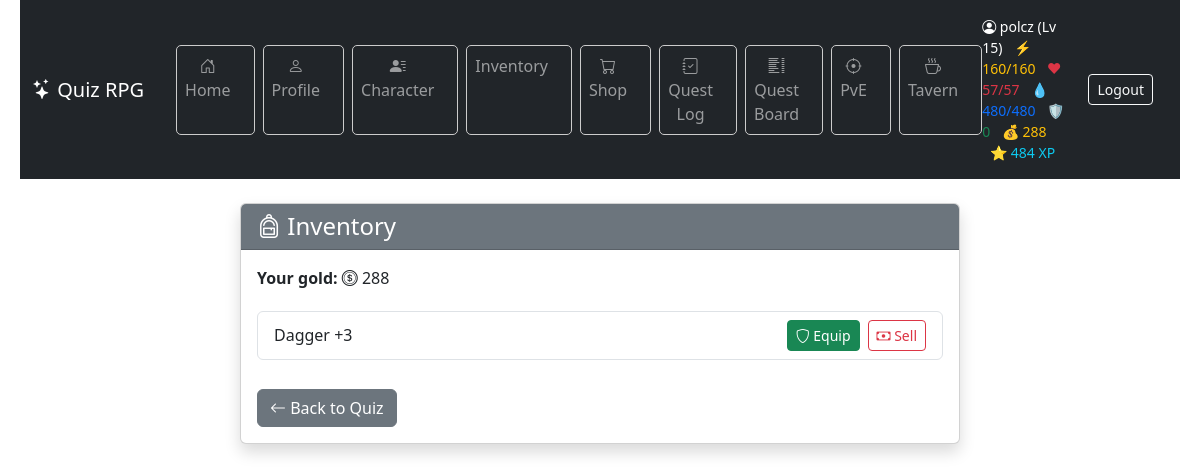
Screenshot of /inventory/ (signed in) with the database file from the repository.
### game/models.py (models this page shows, shortened)
class Character(models.Model):
    CLASS_CHOICES = [
        ("warrior", "Warrior"),
        ("mage", "Mage"),
        ("rogue", "Rogue"),
    ]
    user = models.OneToOneField(User, on_delete=models.CASCADE)
    name = models.CharField(max_length=100)
    character_class = models.CharField(
        max_length=20, choices=CLASS_CHOICES, default="warrior"
    )
    level = models.IntegerField(default=1)
    experience = models.IntegerField(default=0)
    experience_to_next_level = models.PositiveIntegerField(default=100)
    hp = models.PositiveIntegerField(default=100)
    max_hp = models.PositiveIntegerField(default=100)
    hp_from_levels = models.PositiveIntegerField(default=0)
    mana = models.PositiveIntegerField(default=50)
    max_mana = models.PositiveIntegerField(default=50)
    mana_from_levels = models.PositiveIntegerField(default=0)
    stamina = models.PositiveIntegerField(default=50)
    max_stamina = models.PositiveIntegerField(default=50)
    armor = models.PositiveIntegerField(default=0)
    damage_reduction = models.FloatField(default=0.0)
    physical_min_damage = models.PositiveIntegerField(default=1)
    physical_max_damage = models.PositiveIntegerField(default=3)
    spell_power = models.PositiveIntegerField(default=0)
    hp_regeneration = models.PositiveIntegerField(default=0)
    mana_regeneration = models.PositiveIntegerField(default=0)
    stamina_regeneration = models.PositiveIntegerField(default=0)
    items = models.ManyToManyField("Item", related_name="characters", blank=True)
    equipped_head = models.ForeignKey(
        "Item",
        null=True,
        blank=True,
        related_name="equipped_on_head",
        on_delete=models.SET_NULL,
    )
    equipped_body = models.ForeignKey(
        "Item",
        null=True,
        blank=True,
        related_name="equipped_on_body",
        on_delete=models.SET_NULL,
    )
    equipped_legs = models.ForeignKey(
        "Item",
        null=True,
        blank=True,
        related_name="equipped_on_legs",
        on_delete=models.SET_NULL,
    )
    equipped_feet = models.ForeignKey(
        "Item",
        null=True,
        blank=True,
        related_name="equipped_on_feet",
        on_delete=models.SET_NULL,
    )
    equipped_hand_right = models.ForeignKey(
        "Item",
        null=True,
        blank=True,
        related_name="equipped_on_hand_right",
        on_delete=models.SET_NULL,
    )
    equipped_hand_left = models.ForeignKey(
        "Item",
        null=True,
        blank=True,
        related_name="equipped_on_hand_left",
        on_delete=models.SET_NULL,
    )
    strength = models.IntegerField(default=5)
    intelligence = models.IntegerField(default=5)
    dexterity = models.IntegerField(default=5)
    vitality = models.IntegerField(default=5)
    luck = models.IntegerField(default=5)
    stat_points = models.IntegerField(default=0)
    gold = models.IntegerField(default=0)
    last_regen_time = models.DateTimeField(default=timezone.now)
    class XpReward(TypedDict):
        total: int
        base: int
        strength_bonus: int
        intelligence_bonus: int
        double: bool

class Item(models.Model):
    SLOT_CHOICES = [
        ("head", "Head"),
        ("body", "Body"),
        ("legs", "Legs"),
        ("feet", "Feet"),
        ("hand_right", "Right Hand"),
        ("hand_left", "Left Hand"),
    ]
    name = models.CharField(max_length=100)
    description = models.TextField(blank=True, null=True)
    price = models.IntegerField(null=True, blank=True)
    is_available_in_shop = models.BooleanField(default=False)
    slot = models.CharField(
        max_length=20,
        choices=SLOT_CHOICES,
        default="hand_right",
    )
    effect_strength = models.IntegerField(default=0)
    effect_intelligence = models.IntegerField(default=0)
    effect_dexterity = models.IntegerField(default=0)
    effect_vitality = models.IntegerField(default=0)
    effect_luck = models.IntegerField(default=0)
    min_damage = models.PositiveIntegerField(default=0)
    max_damage = models.PositiveIntegerField(default=0)
    armor = models.PositiveIntegerField(default=0)
    spell_power = models.PositiveIntegerField(default=0)
    hp_bonus = models.IntegerField(default=0)
    mana_bonus = models.IntegerField(default=0)
    stamina_bonus = models.IntegerField(default=0)
    required_class = models.CharField(
        max_length=20,
        choices=Character.CLASS_CHOICES,
        null=True,
        blank=True,
        help_text="If set, only characters of this class can equip the item.",
    )

### game/views.py (the view)
# urls.py: path("inventory/", views.inventory_view, name="inventory"),
@character_required
def inventory_view(request):
    character = Character.objects.get(user=request.user)
    regenerate_character(character)
    items = character.items.all()
    return render(
        request,
        "game/inventory.html",
        {
            "items": items,
            "character": character,
        },
    )

### game/context_processors.py (called while the page is built)
def character_context(request):
    if request.user.is_authenticated:
        try:
            character = Character.objects.get(user=request.user)
            return {"character": character}
        except Character.DoesNotExist:
            return {}
    return {}

### game/services/regeneration.py (called while the page is built)
def regenerate_character(character):
    now = timezone.now()
    elapsed = now - character.last_regen_time
    ticks = elapsed // REGEN_INTERVAL
    if ticks >= 1:
        character.hp = min(character.max_hp, character.hp + ticks * REGEN_AMOUNT)
        character.mana = min(character.max_mana, character.mana + ticks * REGEN_AMOUNT)
        character.stamina = min(
            character.max_stamina, character.stamina + ticks * REGEN_AMOUNT
        )
        character.last_regen_time = now
        character.save()

### game/templates/game/inventory.html (shortened to what this page needs)
{% extends "game/base.html" %}
{% block content %}
<div class="container my-4">
  <div class="row justify-content-center">
    <div class="col-md-8">
      <div class="card shadow">
        <div class="card-header bg-secondary text-white">
          <h4 class="mb-0">
            <i class="bi bi-backpack"></i> Inventory
          </h4>
        </div>
        <div class="card-body">
          <p class="mb-3">
            <strong>Your gold:</strong> <i class="bi bi-coin"></i> {{ character.gold }}
          </p>
          {% if items %}
          <ul class="list-group">
            {% for item in items %}
            <li class="list-group-item d-flex justify-content-between align-items-center">
              <span>{{ item.name }}</span>
              <div class="d-flex gap-2">
                <a href="{% url 'equip_item' item.id %}" class="btn btn-sm btn-success">
                  <i class="bi bi-shield"></i> Equip
                </a>
                <a href="{% url 'sell_item' item.id %}" class="btn btn-sm btn-outline-danger">
                  <i class="bi bi-cash"></i> Sell
                </a>
              </div>
            </li>
            {% endfor %}
          </ul>
          {% else %}
          <div class="alert alert-info mt-3">No items in inventory.</div>
          {% endif %}
          <a href="{% url 'quiz' %}" class="btn btn-secondary mt-4">
            <i class="bi bi-arrow-left"></i> Back to Quiz
          </a>
        </div>
      </div>
    </div>
  </div>
</div>
{% endblock %}

### game/templates/game/base.html (shortened to what this page needs)
{% load static %}
<!DOCTYPE html>
<html lang="en">
  <head>
    <link rel="stylesheet" type="text/css" href="{% static 'game/style.css' %}" />
    <link href="https://cdn.jsdelivr.net/npm/bootstrap@5.3.3/dist/css/bootstrap.min.css" rel="stylesheet" />
    <link href="https://cdn.jsdelivr.net/npm/bootstrap-icons@1.11.3/font/bootstrap-icons.css" rel="stylesheet" />
  </head>
  <body>
    <header class="bg-dark text-white">
      <nav class="navbar navbar-expand-lg navbar-dark bg-dark">
        <div class="container-fluid d-flex justify-content-between align-items-center py-2">
          <div class="d-flex align-items-center gap-3">
            <a class="navbar-brand me-3" href="{% url 'home' %}">
              <i class="bi bi-stars"></i> Quiz RPG
            </a>
            <ul class="navbar-nav flex-row gap-2">
              <li class="nav-item"><a class="nav-link btn btn-outline-secondary" href="{% url 'home' %}"><i class="bi bi-house-door"></i> Home</a></li>
              <li class="nav-item"><a class="nav-link btn btn-outline-secondary" href="{% url 'profile' %}"><i class="bi bi-person"></i> Profile</a></li>
              <li class="nav-item"><a class="nav-link btn btn-outline-secondary" href="{% url 'character' %}"><i class="bi bi-person-lines-fill"></i> Character</a></li>
              <li class="nav-item"><a class="nav-link btn btn-outline-secondary" href="{% url 'inventory' %}"> Inventory</a></li>
              <li class="nav-item"><a class="nav-link btn btn-outline-secondary" href="{% url 'shop' %}"><i class="bi bi-cart"></i> Shop</a></li>
              <li class="nav-item"><a class="nav-link btn btn-outline-secondary" href="{% url 'quest_log' %}"><i class="bi bi-journal-check"></i> Quest Log</a></li>
              <li class="nav-item"><a class="nav-link btn btn-outline-secondary" href="{% url 'quest_list' %}"><i class="bi bi-list-columns"></i> Quest Board</a></li>
              <li class="nav-item"><a class="nav-link btn btn-outline-secondary" href="{% url 'battle_select' %}"><i class="bi bi-crosshair"></i> PvE</a></li>
              <li class="nav-item"><a class="nav-link btn btn-outline-secondary" href="{% url 'tavern' %}"><i class="bi bi-cup-hot"></i> Tavern</a></li>
            </ul>
          </div>
          <div class="d-flex align-items-center gap-3">
            {% if character %}
              <span class="text-white small">
                <i class="bi bi-person-circle"></i> {{ character.name }} (Lv {{ character.level }})
                <span class="text-warning ms-2">⚡ {{ character.stamina }}/{{ character.max_stamina }}</span>
                <span class="text-danger ms-2">❤ {{ character.hp }}/{{ character.max_hp }}</span>
                <span class="text-primary ms-2">💧 {{ character.mana }}/{{ character.max_mana }}</span>
                <span class="text-success ms-2">🛡️ {{ character.armor }}</span>
                <span class="text-warning ms-2">💰 {{ character.gold }}</span>
                <span class="text-info ms-2">⭐ {{ character.experience }} XP</span>
              </span>
            {% endif %}
            <a class="btn btn-outline-light btn-sm" href="{% url 'logout' %}">Logout</a>
          </div>
        </div>
      </nav>
    </header>
    <main class="container mt-4">
      {% block content %}{% endblock %}
    </main>
  </body>
</html>

### game/static/game/style.css (style rules this page uses)
body { font-family: "Segoe UI", sans-serif; background-color: #f4f4f4; color: #333; margin: 0; padding: 0 20px; }
nav a { color: #ddd; text-decoration: none; margin-right: 15px; }
nav li { background: none !important; width: auto !important; height: auto !important; padding: 0 !important; margin: 0 !important; display: list-item; }
ul { list-style: none; padding-left: 0; }
li { background-color: white; border: 1px solid #ccc; margin: 5px 0; padding: 10px; border-radius: 5px; }

### rows the page displays
Character: name "polcz", level "15", stamina "160", max_stamina "160", hp "57", max_hp "57", mana "480", max_mana "480", armor "0", gold "288", experience "484"
Item: name "Dagger +3"
